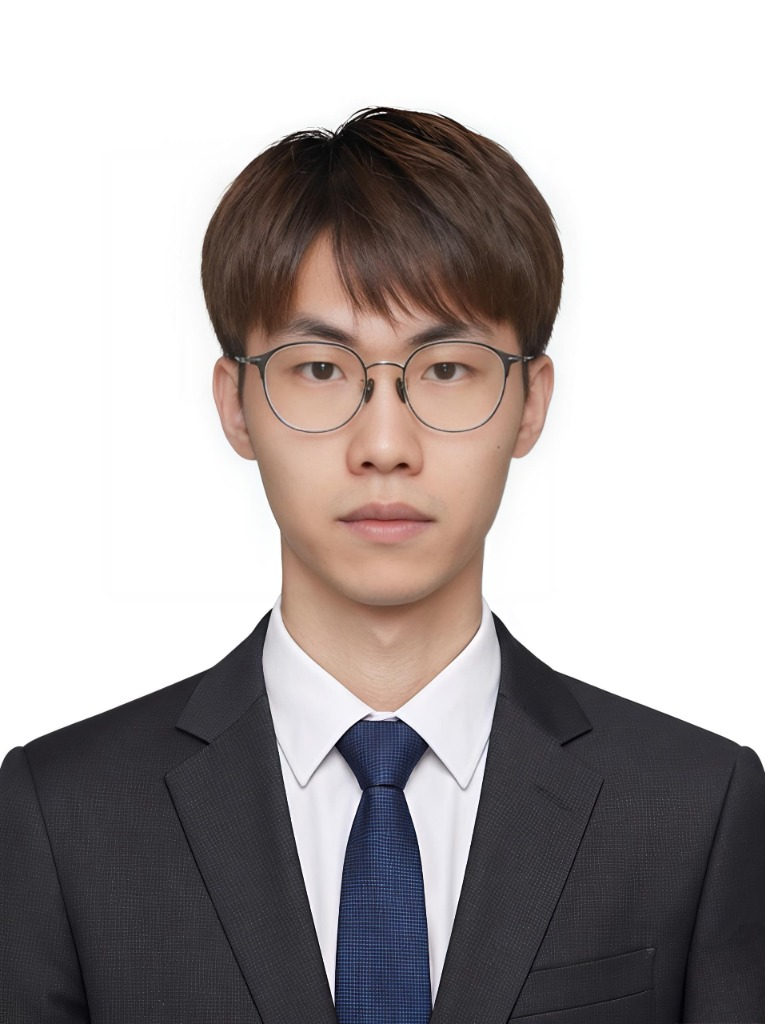
#> input picture artifacts/archived_public/images/reference_portrait.jpg, 765 x 1024 px, found by its file name
$ python build_editorial_portrait.py
#> lines starting #> are read from the running program, lines starting #| are printed output that depends on the picture; after the words box and inside, x2 and y2 are one past the last pixel; in counts of white or black regions, pixels touching at a corner belong together
#!/usr/bin/env python3
"""
Builds dark-studio editorial portrait asset (`public/images/zachary_editorial_portrait.webp`)
from immutable `public/images/reference_portrait.jpg` using border-connected flood-fill
matting, sub-pixel edge decontamination, and obsidian-charcoal studio grading.
"""
from __future__ import annotations

import os
from collections import deque
import numpy as np
from PIL import Image, ImageFilter, ImageEnhance


def build_editorial_portrait(src_path: str, dst_path: str) -> None:
#> called with src_path = 'public/images/reference_portrait.jpg'
    if not os.path.exists(src_path):
        raise FileNotFoundError(f"Missing reference portrait: {src_path}")

    src_img = Image.open(src_path).convert("RGB")
#> src_img is the input picture: PIL image 765x1024 RGB; mean R, G, B 172.5, 166.4, 166
    arr = np.asarray(src_img, dtype=np.float32)
    h, w, _ = arr.shape
#> h = 1024; w = 765

    r, g, b = arr[:, :, 0], arr[:, :, 1], arr[:, :, 2]
    max_c = np.maximum(np.maximum(r, g), b)
    min_c = np.minimum(np.minimum(r, g), b)
    chroma = max_c - min_c
    lum = 0.299 * r + 0.587 * g + 0.114 * b

    # Border-connected flood-fill for neutral bright studio backdrop.
    # Never enters the enclosed white dress shirt collar inside the dark suit lapels.
    is_bg_candidate = (min_c >= 216.0) & (chroma <= 24.0)
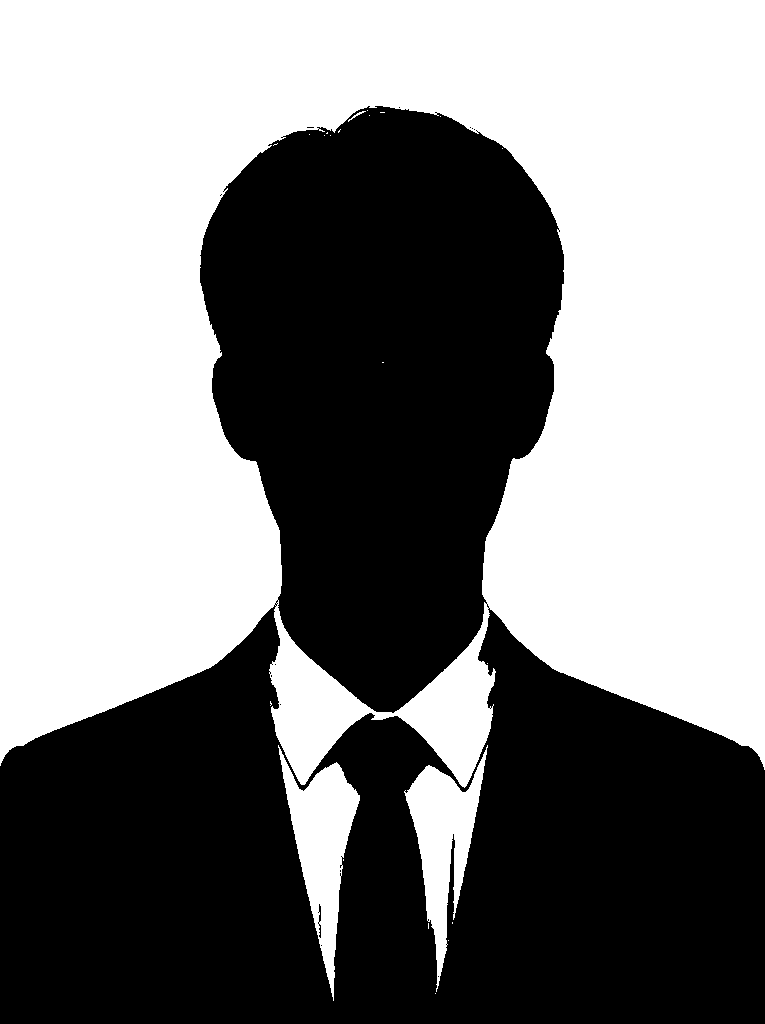
#> is_bg_candidate: shape (1024, 765) bool; 51.4% white; 14 black regions (12 under 20 px), largest, box (x1, y1, x2, y2) and area: (0, 106, 765, 1024) 380519, (318, 904, 321, 938) 53

    bg_mask = np.zeros((h, w), dtype=bool)
    q: deque[tuple[int, int]] = deque()

    for x in range(w):
        if is_bg_candidate[0, x] and not bg_mask[0, x]:
            bg_mask[0, x] = True
            q.append((0, x))
        if is_bg_candidate[h - 1, x] and not bg_mask[h - 1, x]:
            bg_mask[h - 1, x] = True
            q.append((h - 1, x))
#> bg_mask: shape (1024, 765) bool; 0.1% white in thin lines or dots, all inside (x1, y1, x2, y2) = (0, 0, 765, 1)
    for y in range(h):
        if is_bg_candidate[y, 0] and not bg_mask[y, 0]:
            bg_mask[y, 0] = True
            q.append((y, 0))
        if is_bg_candidate[y, w - 1] and not bg_mask[y, w - 1]:
            bg_mask[y, w - 1] = True
            q.append((y, w - 1))
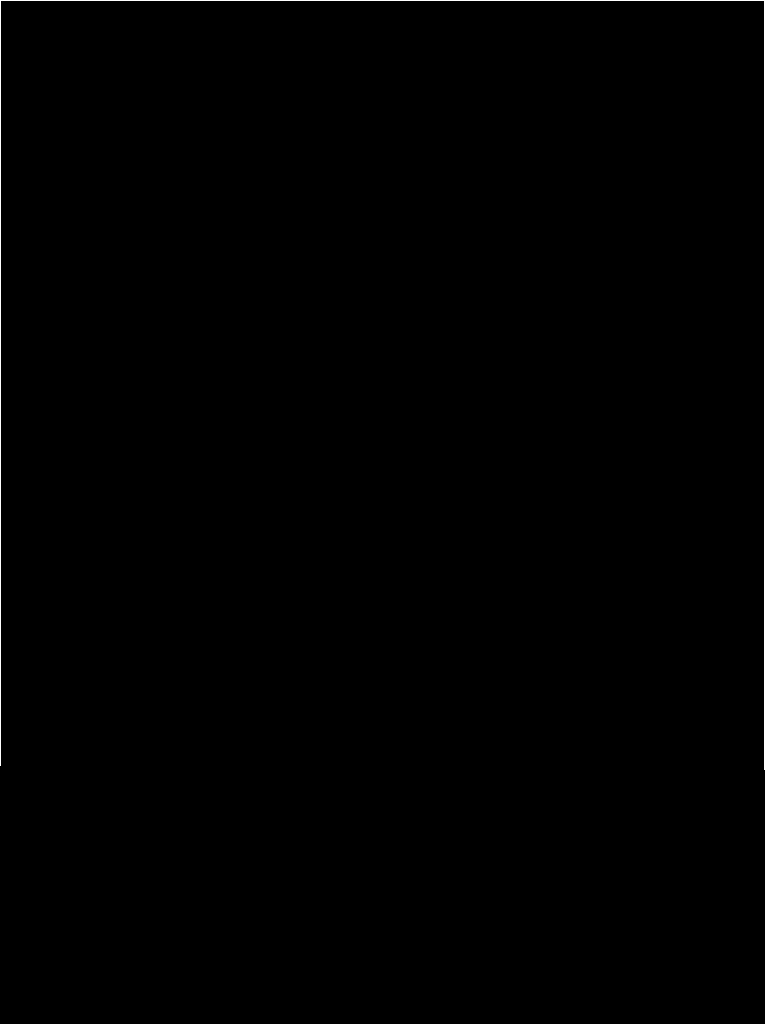
#> bg_mask: shape (1024, 765) bool; 0.29% white in thin lines or dots, all inside (x1, y1, x2, y2) = (0, 0, 765, 770)

    while q:
        cy, cx = q.popleft()
        for ny, nx in ((cy - 1, cx), (cy + 1, cx), (cy, cx - 1), (cy, cx + 1)):
            if 0 <= ny < h and 0 <= nx < w:
                if not bg_mask[ny, nx] and is_bg_candidate[ny, nx]:
                    bg_mask[ny, nx] = True
                    q.append((ny, nx))
#> bg_mask: shape (1024, 765) bool; 47.4% white; 1 white region, box (x1, y1, x2, y2) and area: (0, 0, 765, 770) 371154

    # Build continuous alpha matte (1 = subject, 0 = background)
    alpha = (~bg_mask).astype(np.float32)

    # Identify soft fringe zone right outside bg_mask (dilate bg_mask by ~3px)
    bg_pil = Image.fromarray((bg_mask.astype(np.uint8) * 255), mode="L")
    dilated_3 = np.asarray(bg_pil.filter(ImageFilter.MaxFilter(7)), dtype=np.float32) / 255.0
#> dilated_3: shape (1024, 765) float32; values 0 (black) and 1 (white), 48.3% white; 1 white region, box (x1, y1, x2, y2) and area: (0, 0, 765, 773) 378639
    fringe_band = (dilated_3 > 0.5) & (~bg_mask)
#> fringe_band: shape (1024, 765) bool; 0.96% white; 7 white regions (6 under 20 px), largest, box (x1, y1, x2, y2) and area: (0, 106, 765, 773) 7472

    # Inside the fringe band around hair/ears/shoulders, ramp alpha softly for semi-transparent light pixels
    # caused by anti-aliasing against the bright white backdrop (preserving crisp suit/collar).
    soft_alpha = np.clip((232.0 - lum) / 56.0, 0.0, 1.0)
    # Also retain saturated warm skin/ear tones in the fringe band even if bright
    warm_skin_bias = np.clip((chroma - 14.0) / 18.0, 0.0, 1.0)
    fringe_alpha = np.maximum(soft_alpha, warm_skin_bias * 0.92)
    alpha = np.where(fringe_band, np.minimum(alpha, fringe_alpha), alpha)
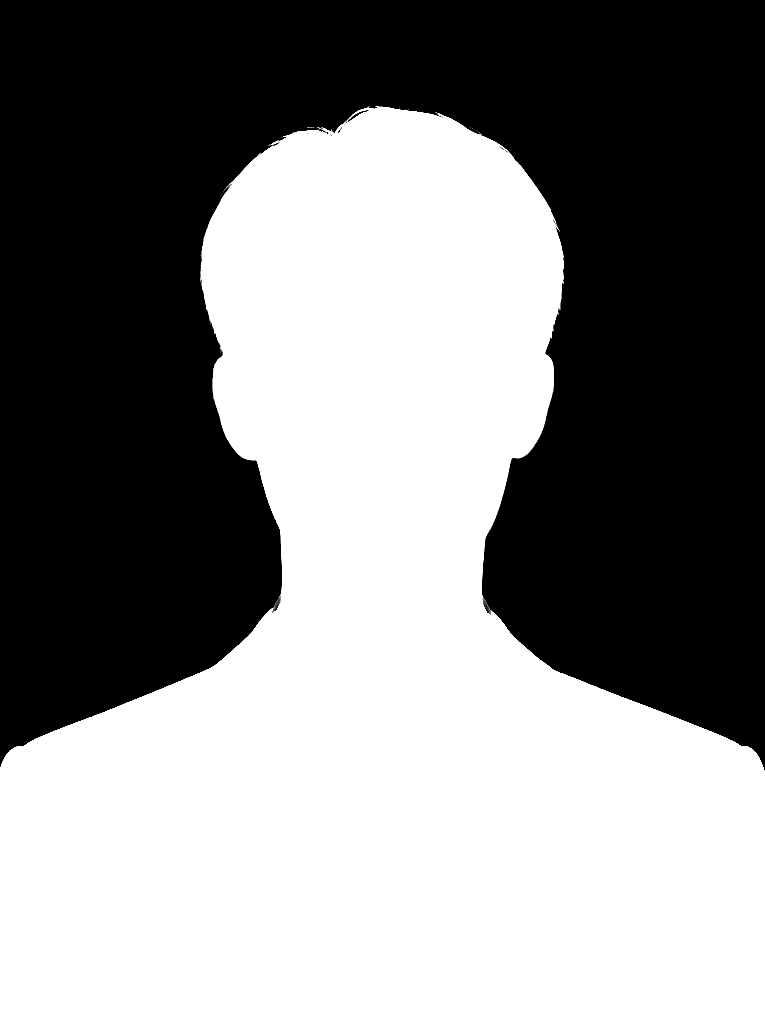
#> alpha: shape (1024, 765) float32; min 0, max 1, mean 0.525

    # Smooth the alpha edge gently (sub-pixel feathering)
    alpha_img = Image.fromarray(np.clip(alpha * 255.0, 0, 255).astype(np.uint8), mode="L")
    alpha_img = alpha_img.filter(ImageFilter.GaussianBlur(radius=0.85))
    alpha = np.asarray(alpha_img, dtype=np.float32) / 255.0

    # Slightly pull inward on strictly partial alpha edges so no white ring leaks onto dark canvas
    alpha = np.clip((alpha - 0.14) / 0.84, 0.0, 1.0)

    # Color decontamination on semi-transparent boundary pixels:
    # observed = a * fg + (1 - a) * 255  =>  fg = (observed - (1 - a) * 255) / a
    fg = arr.copy()
    edge_zone = (alpha > 0.02) & (alpha < 0.98)
#> edge_zone: shape (1024, 765) bool; 0.65% white in thin lines or dots, all inside (x1, y1, x2, y2) = (0, 105, 765, 772)
    safe_a = np.maximum(alpha, 0.18)
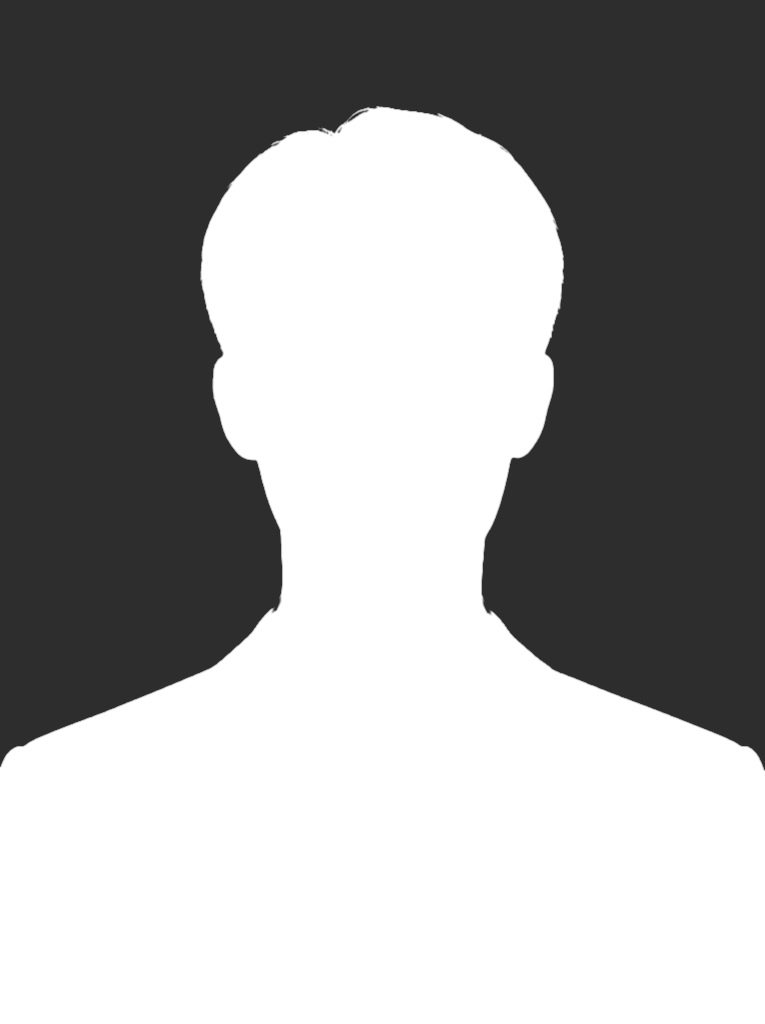
#> safe_a: shape (1024, 765) float32; min 0.18, max 1, mean 0.61
    decontam = (arr - (1.0 - alpha[:, :, None]) * 248.0) / safe_a[:, :, None]
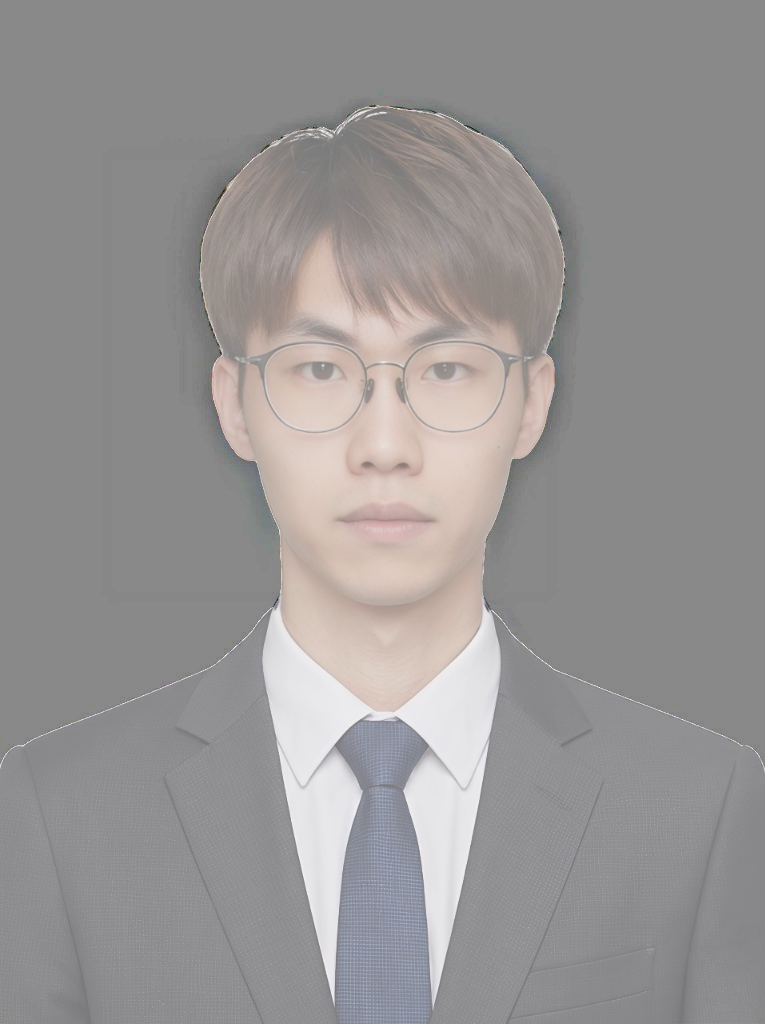
#> decontam: shape (1024, 765, 3) float32; mean R, G, B 69.2, 63.1, 62.7; drawn with min black and max white
    decontam = np.clip(decontam, 0.0, 255.0)
    fg = np.where(edge_zone[:, :, None], decontam, fg)

    # Darken very residual bright fringe halo on dark hair/suit edges
    outer_halo = (alpha > 0.02) & (alpha < 0.72) & (chroma[:, :] < 20.0) & (lum[:, :] > 135.0)
#> outer_halo: shape (1024, 765) bool; 0.34% white in thin lines or dots, all inside (x1, y1, x2, y2) = (0, 105, 765, 770)
    fg = np.where(outer_halo[:, :, None], fg * 0.55, fg)

    # Resize foreground + alpha to 600x800 editorial target using LANCZOS
    target_w, target_h = 600, 800
    fg_pil = Image.fromarray(np.clip(fg, 0, 255).astype(np.uint8), mode="RGB").resize(
        (target_w, target_h), Image.Resampling.LANCZOS
    )
    a_pil = Image.fromarray(np.clip(alpha * 255.0, 0, 255).astype(np.uint8), mode="L").resize(
        (target_w, target_h), Image.Resampling.LANCZOS
    )

    # Subtle editorial grading: preserve natural skin tones while giving crisp studio contrast
    fg_pil = ImageEnhance.Contrast(fg_pil).enhance(1.04)
    fg_pil = ImageEnhance.Brightness(fg_pil).enhance(0.97)

    # Build rich dark obsidian-charcoal radial studio gradient (#222026 center behind head -> #0e0d10 edges)
    yy, xx = np.mgrid[0:target_h, 0:target_w].astype(np.float32)
    nx_g = (xx / target_w - 0.50) * 1.15
    ny_g = (yy / target_h - 0.36) * 0.95
    dist = np.sqrt(nx_g * nx_g + ny_g * ny_g)
    radial = np.exp(-(dist * dist) * 2.6)

    bg_center = np.array([34.0, 32.0, 38.0], dtype=np.float32)   # #222026
    bg_edge = np.array([14.0, 13.0, 16.0], dtype=np.float32)     # #0e0d10
    studio_bg = bg_edge[None, None, :] + (bg_center - bg_edge)[None, None, :] * radial[:, :, None]

    # Subtle warm amber/champagne top-back rim vignette matching Titanium Atelier palette
    rim_dist = np.sqrt(((xx / target_w - 0.50) * 1.4) ** 2 + ((yy / target_h - 0.34) * 1.3) ** 2)
    rim_glow = np.exp(-(rim_dist * rim_dist) * 4.5) * 0.08
    studio_bg[:, :, 0] += rim_glow * 48.0
    studio_bg[:, :, 1] += rim_glow * 36.0
    studio_bg[:, :, 2] += rim_glow * 24.0

    fg_arr = np.asarray(fg_pil, dtype=np.float32)
    a_arr = (np.asarray(a_pil, dtype=np.float32) / 255.0)[:, :, None]

    comp = fg_arr * a_arr + studio_bg * (1.0 - a_arr)
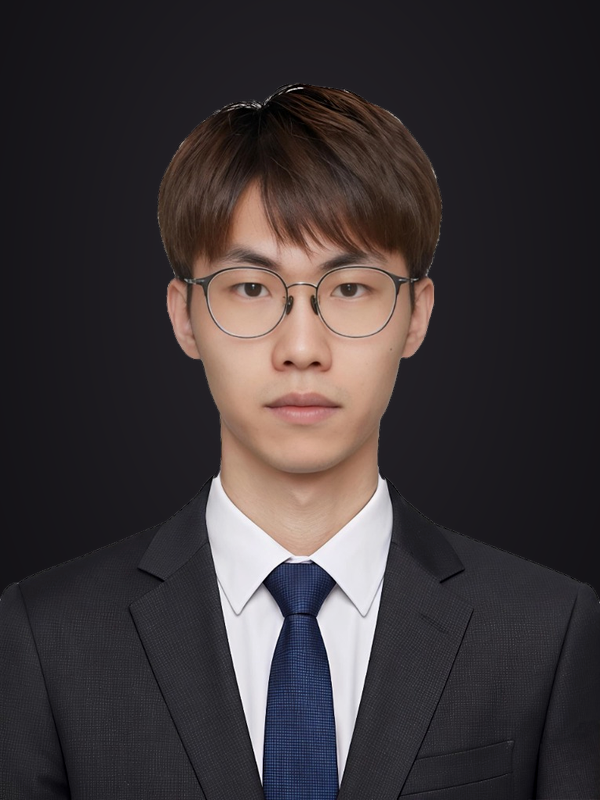
#> comp: shape (800, 600, 3) float32; mean R, G, B 61.1, 54, 55.8

    # Soft bottom studio vignette fade so suit bottom blends smoothly into glass card
    bottom_t = np.clip((yy / target_h - 0.84) / 0.16, 0.0, 1.0)
    bottom_fade = (bottom_t * bottom_t * 0.42)[:, :, None]
    comp = comp * (1.0 - bottom_fade) + bg_edge[None, None, :] * bottom_fade

    out_img = Image.fromarray(np.clip(comp, 0, 255).astype(np.uint8), mode="RGB")
    os.makedirs(os.path.dirname(dst_path), exist_ok=True)
    out_img.save(dst_path, format="WEBP", quality=90, method=6)
    size_bytes = os.path.getsize(dst_path)
    print(f"Saved {dst_path}: {target_w}x{target_h}, {size_bytes} bytes")


if __name__ == "__main__":
    root = os.path.abspath(os.path.join(os.path.dirname(__file__), ".."))
    build_editorial_portrait(
        os.path.join(root, "public", "images", "reference_portrait.jpg"),
        os.path.join(root, "public", "images", "zachary_editorial_portrait.webp"),
    )
